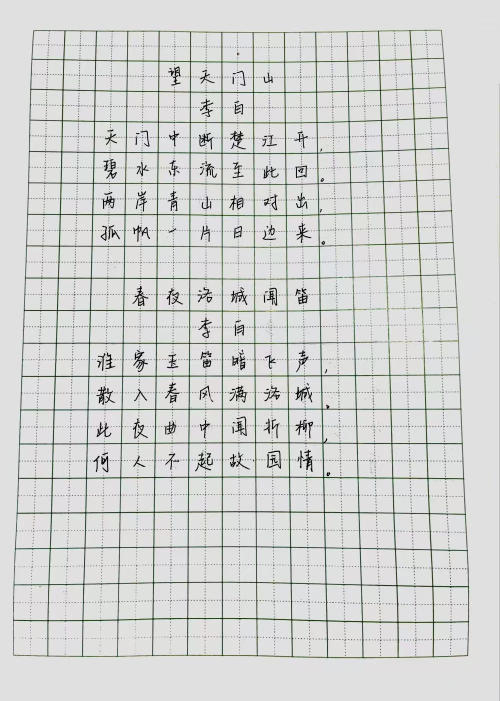
#> input picture 角点检测/work/picture1.png, 1000 x 1401 px (shown at 1/2 size)
$ python code.py
#> lines starting #> are read from the running program, lines starting #| are printed output that depends on the picture; after the words box and inside, x2 and y2 are one past the last pixel; in counts of white or black regions, pixels touching at a corner belong together
import cv2
import numpy as np
import csv
def remove_small_area(img,a):
    num_labels, labels, stats, centroids = cv2.connectedComponentsWithStats(img, connectivity=8)
    for i in range(1, num_labels):
        if stats[i][4] < a:
            img[labels == i] = 0
    return img

def merge_close_contours(contours, distance_threshold):
    merged_contours = []
    merged_indices = set()  # 用于跟踪已合并的轮廓索引

    for i in range(len(contours)):
        if i in merged_indices:
            continue

        # 当前轮廓的包围盒
        x1, y1, w1, h1 = cv2.boundingRect(contours[i])

        # 初始化合并的轮廓
        merged_contour = contours[i]

        for j in range(i + 1, len(contours)):
            if j in merged_indices:
                continue

            # 获取下一个轮廓的包围盒
            x2, y2, w2, h2 = cv2.boundingRect(contours[j])

            # 计算包围盒之间的中心点距离
            center_distance = np.sqrt((x1 - x2) ** 2+ (y1 - y2) ** 2)

            if center_distance < distance_threshold:
                merged_contour = np.vstack([merged_contour, contours[j]])  # 垂直堆叠
                merged_indices.add(j)

        # 使用 cv2.convexHull 创建新的轮廓
        merged_contour = cv2.convexHull(merged_contour)
        # 将合并后的轮廓添加到结果中
        merged_contours.append(merged_contour)

    return merged_contours

image_path = 'work/picture1.png'
img = cv2.imread(image_path,0)
#> img: shape (1401, 1000); min 0, max 248, mean 212.1
img[img<20]=0
#> img: shape (1401, 1000); min 0, max 248, mean 212.1
#找到所有的轮廓
contours, _ = cv2.findContours(img, cv2.RETR_LIST, cv2.CHAIN_APPROX_SIMPLE)
#> contours = 1448 contours, 1271 with area under 20; largest, box (x1, y1, x2, y2) and area: (0, 0, 1000, 1401) 1398600, (596, 587, 615, 609) 126, (471, 266, 485, 292) 94, (480, 723, 491, 741) 86, (597, 712, 617, 730) 80
# #合并距离小于20的轮廓
contours = merge_close_contours(contours, 21)
#> the loop in merge_close_contours, `for i in range(len(contours)):` made 1448 passes
#> (x1, y1, w1, h1, merged_contour) on passes 1, 4, 5: (512, 1163, 3, 3, [[512, 1164], [513, 1163], [514, 1164], [513, 1165]]), (579, 1093, 3, 3, [[579, 1094], [580, 1093], [581, 1094], [580, 1095]]), (929, 1027, 3, 3, [[929, 1028], [930, 1027], [931, 1028], [930, 1029]])
#> after the loop in merge_close_contours, `for i in range(len(contours)):`: merged_contours = 221 contours, 50 with area under 20; largest, box (x1, y1, x2, y2) and area: (0, 0, 1000, 1401) 1398600, (527, 575, 552, 610) 628, (464, 711, 491, 741) 607, (196, 716, 229, 742) 565, (398, 270, 425, 299) 554; merged_indices = 1227 items
#> contours has the same summary as merged_contours in merge_close_contours
cv2.drawContours(img, contours, -1, (255, 255, 255), -1)
#画出前n个最大的轮廓
contours = sorted(contours, key=lambda x: cv2.contourArea(x), reverse=True)[:190]
#> contours = 190 contours, 19 with area under 20; largest, box (x1, y1, x2, y2) and area: (0, 0, 1000, 1401) 1398600, (527, 575, 552, 610) 628, (464, 711, 491, 741) 607, (196, 716, 229, 742) 565, (398, 270, 425, 299) 554
#在原图上画出所有轮廓
cv2.drawContours(img, contours, -1, (255, 255, 255), -1)
#> img: shape (1401, 1000); min 0, max 255, mean 252.2

#二值化
_, img = cv2.threshold(img, 0, 255, cv2.THRESH_BINARY + cv2.THRESH_OTSU)
#> img: shape (1401, 1000); 99% white; black in thin lines or dots, all inside (x1, y1, x2, y2) = (123, 133, 863, 1100)
cv2.bitwise_not(img, img)
img=remove_small_area(img,5)
#> in remove_small_area, `num_labels, labels, stats, centroids = cv2.connectedComponentsWithStat..`: labels: shape (1401, 1000) int32; 435 distinct labels, from 0 to 434
#> in remove_small_area, `num_labels, labels, stats, centroids = cv2.connectedComponentsWithStat..`: num_labels = 435; stats = 435 rows, first 6: [0, 0, 1000, 1401, 1386380], [349, 133, 11, 19, 113], [339, 137, 4, 2, 6], [337, 141, 10, 10, 46], [405, 140, 8, 4, 13], [473, 142, 14, 6, 28]; centroids = 435 pairs, first value 123 to 861.5, second value 137.5 to 1099
#> after the loop in remove_small_area, `for i in range(1, num_labels):`: img: shape (1401, 1000); 1% white in thin lines or dots, all inside (x1, y1, x2, y2) = (156, 133, 660, 952)

#膨胀
kernel = np.ones((3, 3), np.uint8) #先膨胀一下，防止把字体没连上腐蚀掉
img = cv2.dilate(img, kernel)
#> img: shape (1401, 1000); 2.2% white; 126 white regions (2 under 20 px), largest, box (x1, y1, x2, y2) and area: (595, 899, 626, 944) 731, (193, 772, 231, 810) 719, (390, 906, 426, 943) 667

#去除小连通域
img=remove_small_area(img,20)
#> in remove_small_area (call 2), `num_labels, labels, stats, centroids = cv2.connectedComponentsWithStat..`: labels: shape (1401, 1000) int32; 127 distinct labels, from 0 to 126
#> in remove_small_area (call 2), `num_labels, labels, stats, centroids = cv2.connectedComponentsWithStat..`: num_labels = 127; stats = 127 rows, first 6: [0, 0, 1000, 1401, 1369985], [336, 132, 25, 40, 524], [404, 139, 10, 6, 41], [465, 141, 23, 9, 109], [399, 145, 21, 15, 128], [527, 145, 19, 21, 231]; centroids = 127 pairs, first value 163 to 656.2, second value 141.7 to 947.9

# #膨胀
kernel = np.ones((3, 3), np.uint8)
img = cv2.dilate(img, kernel, iterations=1)
#> img: shape (1401, 1000); 3.2% white; 85 white regions, largest, box (x1, y1, x2, y2) and area: (594, 898, 627, 945) 1027, (389, 905, 427, 944) 977, (192, 771, 232, 811) 959

img1=cv2.imread(image_path,0)
#把img中的白色区域的位置在img1中变成白色
img1[img==255]=220
#> img1: shape (1401, 1000); min 0, max 247, mean 214.6

#otsu二值化
_, img_otsu = cv2.threshold(img1, 0, 255, cv2.THRESH_BINARY + cv2.THRESH_OTSU)
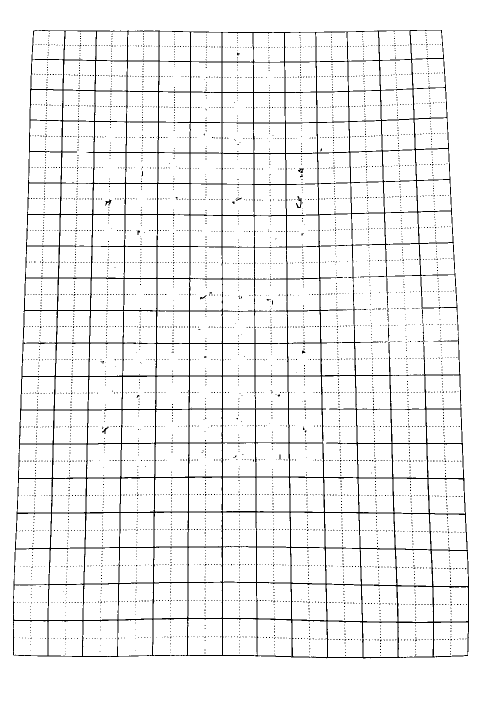
#> img_otsu: shape (1401, 1000) (shown at 1/2 size); 94.1% white; black in thin lines or dots, all inside (x1, y1, x2, y2) = (26, 60, 938, 1317)
cv2.bitwise_not(img_otsu, img_otsu)

#普通二值化
_, img_thr = cv2.threshold(img1, 210, 255, cv2.THRESH_BINARY)
#> img_thr: shape (1401, 1000); 90.1% white; 4825 black regions (4706 under 20 px), largest, box (x1, y1, x2, y2) and area: (25, 59, 939, 1317) 100246, (998, 167, 1000, 1401) 1235, (592, 392, 603, 417) 136
cv2.bitwise_not(img_thr, img_thr)

#去除小连通域
img_otsu=remove_small_area(img_otsu,120)
#> in remove_small_area (call 3), `num_labels, labels, stats, centroids = cv2.connectedComponentsWithStat..`: labels: shape (1401, 1000) int32; 4714 distinct labels, from 0 to 4713
img_thr=remove_small_area(img_thr,220)
#> call 4 of remove_small_area, with a = 220
#> in remove_small_area (call 4), `num_labels, labels, stats, centroids = cv2.connectedComponentsWithStat..`: labels: shape (1401, 1000) int32; 4826 distinct labels, from 0 to 4825
#> in remove_small_area (call 4), `num_labels, labels, stats, centroids = cv2.connectedComponentsWithStat..`: num_labels = 4826; centroids = 4826 pairs, first value 31 to 999, second value 66.67 to 1338
#> after the loop in remove_small_area (call 4), `for i in range(1, num_labels):`:
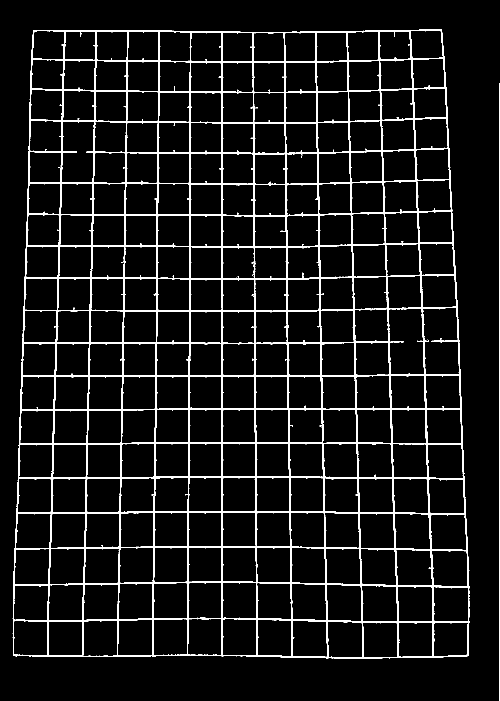
#> img: shape (1401, 1000) (shown at 1/2 size); 7.2% white; 2 white regions, box (x1, y1, x2, y2) and area: (25, 59, 939, 1317) 100246, (998, 167, 1000, 1401) 1235
# 滑窗检测
height, width = img_otsu.shape
#> height = 1401; width = 1000
missing_regions = []
window_size = 70
for y in range(100, height-100, window_size):
    for x in range(100, width-100, window_size):
        # 提取窗口区域
        window = img_otsu[y:y+window_size, x:x+window_size]

        # 计算窗口中白色像素的比例
        white_pixel_ratio = np.sum(window == 255) / (window_size * window_size)

        # 若白色像素比例低于阈值，标记该窗口为缺失区域
        if white_pixel_ratio < 0.01:
            missing_regions.append((x, y, x + window_size, y + window_size))
#> after the loop, missing_regions = [(730, 590, 800, 660)]

for region in missing_regions:
    x1, y1, x2, y2 = region
    #如果这个矩形超出了原图像的范围，就不画出来
    if x2>width or y2>height:
        continue
    #矩形扩大10个像素
    x1 = max(0, x1 - 40)
    y1 = max(0, y1 -10)
    x2 = min(width, x2 + 55)
    y2 = min(height, y2 + 35)

    #把img1的这部分区域画到img上
    img_otsu[y1:y2,x1:x2]=img_thr[y1:y2,x1:x2]
#> this loop made 1 pass
#> (region, x1, y1, x2, y2) on pass 1: ((730, 590, 800, 660), 690, 580, 855, 695)

img = cv2.ximgproc.thinning(img_otsu,thinningType=cv2.ximgproc.THINNING_ZHANGSUEN)
#> img: shape (1401, 1000); 2.5% white in thin lines or dots, all inside (x1, y1, x2, y2) = (26, 60, 937, 1316)


#检测角点
corners = cv2.goodFeaturesToTrack(img, 280, 0.01, 50)
#> corners = 280 rows, first 8: [866, 1244], [795, 1244], [724, 1243], [653, 1241], [165, 1240], [235, 1239], [513, 1237], [305, 1237]
print(len(corners))
#| 280


#转化为整数
corners = np.int0(corners)
img=cv2.cvtColor(img,cv2.COLOR_GRAY2BGR)
#按照x坐标排序
corners = sorted(corners, key=lambda x: x[0][0])
#> corners = 280 items, first 6: [[28, 1242]], [[28, 1308]], [[29, 1171]], [[32, 1099]], [[35, 1028]], [[38, 958]]
count=0
img1=cv2.imread("work/picture1.png",0)
flag=0
data = [
    ["File Name", "Top Left", "Top Right", "Bottom Right", "Bottom Left","Has Text"],
]
for i in range(13):
    i_=i*20
    corners1=corners[i_:i_+20]
    corners2=corners[i_+20:i_+40]
    corners1 = sorted(corners1, key=lambda x: x[0][1])
    corners2 = sorted(corners2, key=lambda x: x[0][1])
    for j in range(19):
        flag=0
        x1,y1=corners1[j][0]
        x2,y2=corners2[j][0]
        x3,y3=corners2[j+1][0]
        x4,y4=corners1[j+1][0]
        img2=img1[min(y1,y2,y3,y4):max(y1,y2,y3,y4),min(x1,x2,x3,x4):max(x1,x2,x3,x4)]
        img2=img2[20:-20,20:-20]
        mean=np.mean(img2)
        if mean<213:
            flag=1

        file_name = f"picture1-{i}-{j}.png"
        data.append([file_name, (x1, y1), (x2, y2), (x3, y3), (x4, y4),flag])
        meta=[]
        if flag==1:
            count+=1
#> after the loop, count = 71; data = 248 items

with open('out.csv', mode='w', newline='') as file:
    writer = csv.writer(file)
    writer.writerows(data)
print(count)
#| 71


image_path = 'work/picture2.png'
img = cv2.imread(image_path,0)
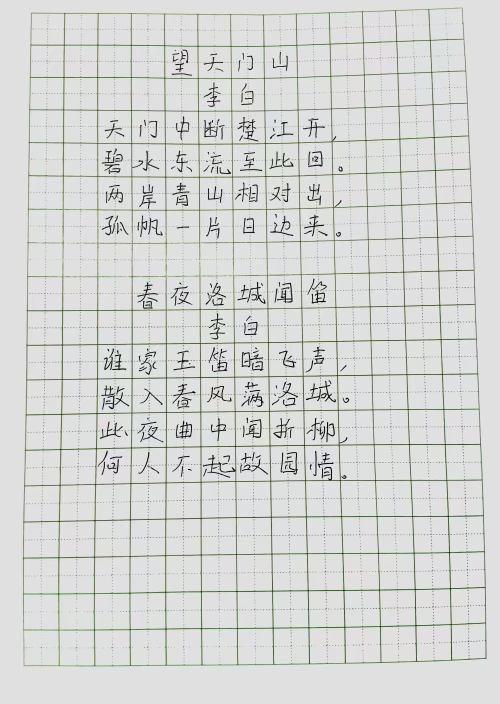
#> input picture 角点检测/work/picture2.png, 1000 x 1407 px (shown at 1/2 size)
#> img: shape (1407, 1000); min 0, max 249, mean 214
img[img<40]=0
#> img: shape (1407, 1000); min 0, max 249, mean 213.9

contours, _ = cv2.findContours(img, cv2.RETR_LIST, cv2.CHAIN_APPROX_SIMPLE)
#> contours = 1356 contours, 1062 with area under 20; largest, box (x1, y1, x2, y2) and area: (0, 0, 1000, 1407) 1404594, (421, 836, 452, 883) 252, (483, 703, 527, 735) 241, (557, 701, 593, 736) 224, (358, 842, 383, 878) 212
cv2.drawContours(img, contours, -1, (255, 255, 255), -1)
#> img: shape (1407, 1000); 99.1% white; black in thin lines or dots, all inside (x1, y1, x2, y2) = (192, 100, 932, 1256)
contours = merge_close_contours(contours, 20)
#> the loop in merge_close_contours (call 2), `for i in range(len(contours)):` made 1356 passes
#> (x1, y1, w1, h1, merged_contour) on passes 1 to 3: (616, 1254, 3, 3, [[616, 1255], [617, 1254], [618, 1255], [617, 1256]]), (901, 1248, 3, 3, [[901, 1249], [902, 1248], [903, 1249], [902, 1250]]), (472, 1182, 3, 3, [[472, 1183], [473, 1182], [474, 1183], [473, 1184]])
#> after the loop in merge_close_contours (call 2), `for i in range(len(contours)):`: merged_contours = 311 contours, 73 with area under 20; largest, box (x1, y1, x2, y2) and area: (0, 0, 1000, 1407) 1404594, (619, 761, 672, 805) 1441, (421, 822, 452, 883) 1067, (202, 916, 239, 950) 1022, (634, 842, 670, 885) 1018; merged_indices = 1045 items
#> contours has the same summary as merged_contours in merge_close_contours
#contours = sorted(contours, key=cv2.contourArea, reverse=True)[:220]
cv2.drawContours(img, contours, -1, (255, 255, 255), -1)

_, img = cv2.threshold(img, 0, 255, cv2.THRESH_BINARY + cv2.THRESH_OTSU)
cv2.bitwise_not(img, img)
kernel = np.ones((3, 3), np.uint8)
img = cv2.dilate(img, kernel)
#> img: shape (1407, 1000); 2.6% white; 381 white regions (105 under 20 px), largest, box (x1, y1, x2, y2) and area: (351, 842, 385, 878) 579, (274, 564, 305, 618) 523, (549, 565, 586, 607) 518
img=remove_small_area(img,30)
#> in remove_small_area (call 5), `num_labels, labels, stats, centroids = cv2.connectedComponentsWithStat..`:
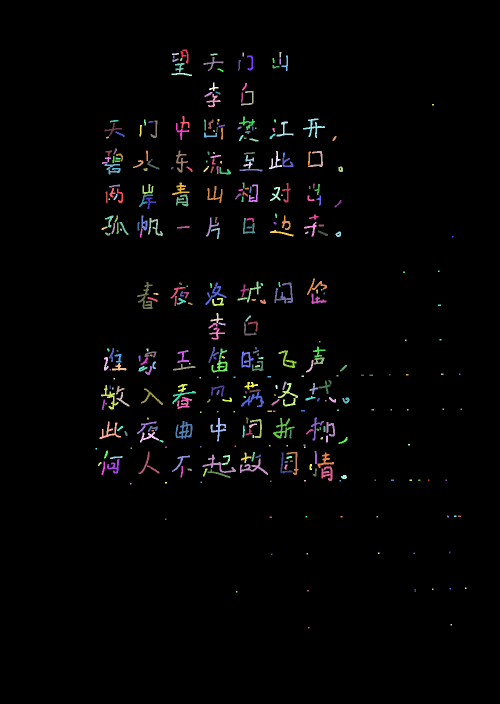
#> labels: shape (1407, 1000) int32 (shown at 1/2 size); 382 distinct labels, from 0 to 381; one colour per label, 0 black
#> in remove_small_area (call 5), `num_labels, labels, stats, centroids = cv2.connectedComponentsWithStat..`: num_labels = 382; stats = 382 rows, first 6: [0, 0, 1000, 1407, 1371047], [361, 99, 16, 28, 181], [485, 105, 3, 8, 24], [559, 104, 4, 11, 36], [344, 106, 14, 4, 43], [421, 107, 14, 4, 43]; centroids = 382 pairs, first value 192 to 931, second value 107.7 to 1255
kernel = np.ones((5, 5), np.uint8)
img = cv2.dilate(img, kernel, iterations=1)
#> img: shape (1407, 1000); 5.8% white; 98 white regions, largest, box (x1, y1, x2, y2) and area: (403, 907, 474, 958) 1904, (624, 900, 670, 964) 1800, (200, 768, 261, 822) 1758
img1=cv2.imread(image_path,0)
img1[img==255]=225
#> img1: shape (1407, 1000)

_, img_thr = cv2.threshold(img1, 200, 255, cv2.THRESH_BINARY)
#> img_thr: shape (1407, 1000); 92.6% white; black in thin lines or dots, all inside (x1, y1, x2, y2) = (45, 15, 973, 1333)
cv2.bitwise_not(img_thr, img_thr)
img_thr=remove_small_area(img_thr,150)
#> in remove_small_area (call 6), `num_labels, labels, stats, centroids = cv2.connectedComponentsWithStat..`:
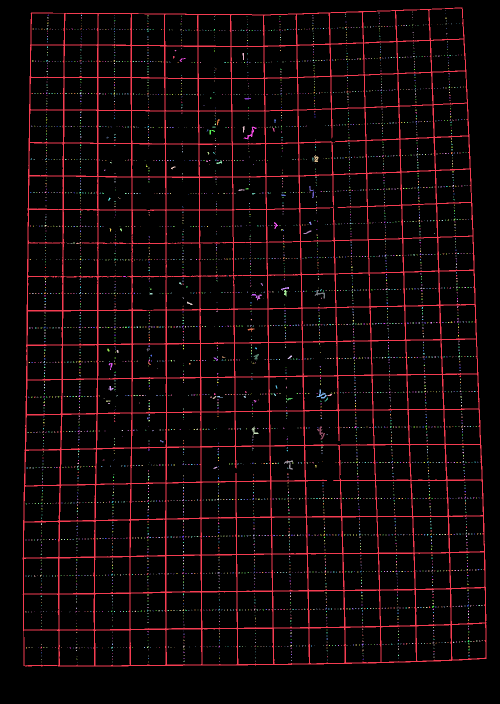
#> labels: shape (1407, 1000) int32 (shown at 1/2 size); 4578 distinct labels, from 0 to 4577; one colour per label, 0 black
#> in remove_small_area (call 6), `num_labels, labels, stats, centroids = cv2.connectedComponentsWithStat..`: num_labels = 4578; centroids = 4578 pairs, first value 51.2 to 964, second value 21 to 1324
#> after the loop in remove_small_area (call 6), `for i in range(1, num_labels):`:
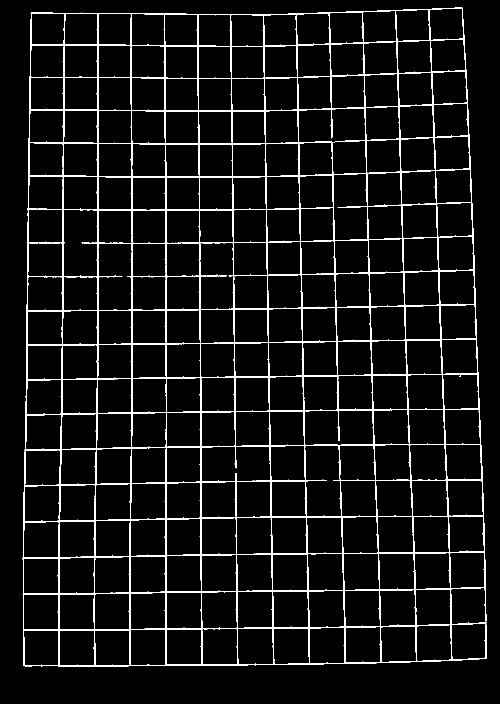
#> img: shape (1407, 1000) (shown at 1/2 size); 5.9% white in thin lines or dots, all inside (x1, y1, x2, y2) = (45, 15, 973, 1333)
kernel = cv2.getStructuringElement(cv2.MORPH_RECT, (5, 5))
img_thr = cv2.dilate(img_thr, kernel)
#> img_thr: shape (1407, 1000); 16% white; 1 white region, box (x1, y1, x2, y2) and area: (43, 13, 975, 1335) 225048
img = cv2.ximgproc.thinning(img_thr,thinningType=cv2.ximgproc.THINNING_ZHANGSUEN)
#> img: shape (1407, 1000); 2.5% white in thin lines or dots, all inside (x1, y1, x2, y2) = (46, 15, 972, 1332)

corners = cv2.goodFeaturesToTrack(img, 280, 0.01, 40)
#> corners = 280 rows, first 8: [331, 1258], [403, 1257], [474, 1256], [617, 1255], [689, 1254], [831, 1251], [188, 1187], [331, 1184]
print(len(corners))
#| 280

corners = np.int0(corners)
corners = sorted(corners, key=lambda x: x[0][0])
#> corners = 280 items, first 6: [[47, 1259]], [[48, 1189]], [[48, 1118]], [[49, 1045]], [[49, 1328]], [[51, 969]]
count=0
img1=cv2.imread("work/picture2.png",0)
flag=0
data = []
for i in range(13):
    i_=i*20
    corners1=corners[i_:i_+20]
    corners2=corners[i_+20:i_+40]
    corners1 = sorted(corners1, key=lambda x: x[0][1])
    corners2 = sorted(corners2, key=lambda x: x[0][1])
    for j in range(19):
        flag=0
        x1,y1=corners1[j][0]
        x2,y2=corners2[j][0]
        x3,y3=corners2[j+1][0]
        x4,y4=corners1[j+1][0]
        img2=img1[min(y1,y2,y3,y4):max(y1,y2,y3,y4),min(x1,x2,x3,x4):max(x1,x2,x3,x4)]
        img2=img2[20:-20,20:-20]
        mean=np.mean(img2)
        if mean<213:
            flag=1
        file_name = f"picture2-{i}-{j}.png"
        data.append([file_name, (x1, y1), (x2, y2), (x3, y3), (x4, y4),flag])
        meta=[]
        if flag==1:
            count+=1
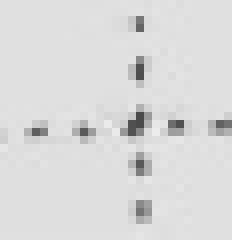
#> img2: shape (30, 29) (shown 8 times larger); min 74, max 236, mean 218.5
#> after the loop, count = 70; data = 247 items
# 创建并写入 CSV 文件
with open('out.csv', mode='a', newline='') as file:
    writer = csv.writer(file)
    writer.writerows(data)
print(count)
#| 70
